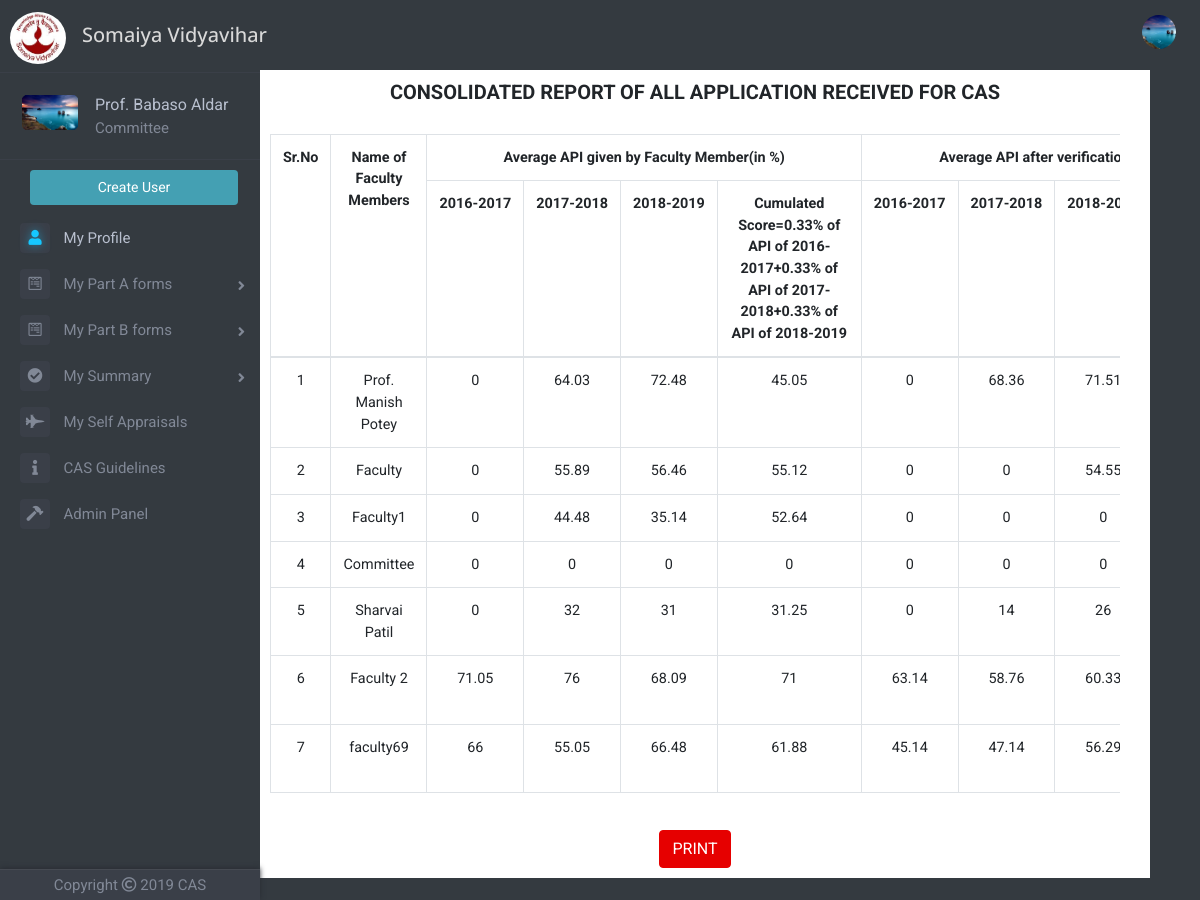
Page /finalsummary.php (signed in) on the committed database.
### tables this page shows
CREATE TABLE `faculty_table` (
  `id` int(11) NOT NULL,
  `faculty_name` varchar(100) NOT NULL,
  `email` varchar(50) NOT NULL,
  `password` varchar(256) NOT NULL,
  `date_of_joining` date NOT NULL,
  `department` varchar(50) NOT NULL,
  `profilePicLocation` varchar(100) NOT NULL DEFAULT 'defaults/default_userprofile_pic.png',
  `faculty` int(11) NOT NULL,
  `hod` int(11) NOT NULL,
  `committee` int(11) NOT NULL,
  `principal` int(11) NOT NULL,
  `admin` int(11) NOT NULL
);

CREATE TABLE `summary_table` (
  `id` int(11) NOT NULL,
  `year` int(11) NOT NULL,
  `facultyId` int(11) NOT NULL,
  `selfPP` float NOT NULL,
  `selfA` float NOT NULL,
  `selfB` float NOT NULL,
  `self_avgpi` float NOT NULL,
  `hodPP` float NOT NULL,
  `hodA` float NOT NULL,
  `hodB` float NOT NULL,
  `hod_avgpi` float NOT NULL,
  `committeePP` float NOT NULL,
  `committeeA` float NOT NULL,
  `committeeB` float NOT NULL,
  `committee_avgpi` float NOT NULL,
  `hodremarksA` varchar(200) NOT NULL,
  `hodremarksBcat1` varchar(200) NOT NULL,
  `hodremarksBcat2` varchar(200) NOT NULL,
  `hodremarksBcat3` varchar(200) NOT NULL,
  `hodremarksBcat4` varchar(200) NOT NULL,
  `hodremarksavgpi` varchar(200) NOT NULL,
  `hodremarkscum` varchar(200) NOT NULL,
  `committeeremarksA` varchar(200) NOT NULL,
  `committeeremarksBcat1` varchar(200) NOT NULL,
  `committeeremarksBcat2` varchar(200) NOT NULL,
  `committeeremarksBcat3` varchar(200) NOT NULL,
  `committeeremarksBcat4` varchar(200) NOT NULL,
  `committeeremarksavgpi` varchar(200) NOT NULL,
  `committeeremarkscum` varchar(200) NOT NULL,
  `final_recomm` varchar(200) NOT NULL
);

### finalsummary.php (the view, shortened to what this page needs)
<?php
include 'dbh.php';
$viewerId=mysqli_real_escape_string($conn,$_SESSION['id']);
$sqlx="SELECT profilePicLocation, hod, committee FROM faculty_table WHERE id='$viewerId'";
$resultx=mysqli_query($conn,$sqlx);
$rowx=mysqli_fetch_assoc($resultx);
$profilePicLocation=$rowx['profilePicLocation'];
include 'top.php';
include 'left-nav.php';
?>
<div class="container">
    <div class="row justify-content-center">
    	<div class="col offset-md-2 parta" id="summary-container">
	    	<header>
	    		<h2 class="heading"><b>CONSOLIDATED REPORT OF ALL APPLICATION RECEIVED FOR CAS</b></h2><br>
	    	</header>
	    	<div class="container">
				<div class="row clearfix">
					<div class="col-md-12 column">
						<div class="admin-table">
						<table class="table table-bordered table-hover" id="tab-summary">
							<tr>
								<th class="text-center" rowspan="2">Sr.No</th>
								<th class="text-center" rowspan="2">Name of Faculty Members</th>
								<th class="text-center" colspan="4">Average API given by Faculty Member(in %)</th>
								<th class="text-center" colspan="4">Average API after verification by HOD(in %)</th>
							</tr>
							<tr>
								<th><?php echo $previousyear-2; ?>-<?php echo $previousyear-1; ?></th>
								<th><?php echo $previousyear-1; ?>-<?php echo $previousyear; ?></th>
								<th><?php echo $previousyear; ?>-<?php echo $currentyear; ?></th>
								<th>Cumulated Score=0.33% of API of <?php echo $previousyear-2; ?>-<?php echo $previousyear-1; ?>+0.33% of API of <?php echo $previousyear-1; ?>-<?php echo $previousyear; ?>+0.33% of API of <?php echo $previousyear; ?>-<?php echo $currentyear; ?></th>
								<th><?php echo $previousyear-2; ?>-<?php echo $previousyear-1; ?></th>
								<th><?php echo $previousyear-1; ?>-<?php echo $previousyear; ?></th>
								<th><?php echo $previousyear; ?>-<?php echo $currentyear; ?></th>
							</tr>
							<tbody>
								<?php
								$sql="SELECT facultyId, selfPP, selfA, selfB, self_avgpi, hodPP, hodA, hodB, hod_avgpi, committeePP, committeeA, committeeB, committee_avgpi, final_recomm FROM summary_table WHERE year='$currentyear'";
								$result=mysqli_query($conn, $sql);
								if(mysqli_num_rows($result)>0)
								{
									$counter=1;
									while($row=mysqli_fetch_assoc($result))
									{
										$facultyId=mysqli_real_escape_string($conn, $row['facultyId']);
										$sqln="SELECT faculty_name FROM faculty_table WHERE id='$facultyId'";
										$resultn=mysqli_query($conn, $sqln);
										$rown=mysqli_fetch_assoc($resultn);
										$faculty_name=$rown['faculty_name'];
										?>
										<tr>
											<td><?php echo $counter; ?></td>
											<td><?php echo $faculty_name; ?></td>
											<td><?php echo $row['selfPP']; ?></td>
											<td><?php echo $row['selfA']; ?></td>
											<td><?php echo $row['selfB']; ?></td>
											<td><?php echo $row['self_avgpi']; ?></td>
											<td><?php echo $row['hodPP']; ?></td>
											<td><?php echo $row['hodA']; ?></td>
											<td><?php echo $row['hodB']; ?></td>
										</tr>
										<?php
										$counter+=1;
									}
								}
								else
								{
									?>
									<td colspan="12"><p class="text-center">No results</p></td>
									<?php
								}
								?>
							</tbody>
						</table>
						</div>
					</div>
				</div>
			</div>
			<br>
			<button type="button" class="btn btn-success" onclick="myFunction()" id="fs-print-form" data-toggle="tooltip" data-placement="bottom" style="background-color: #e60000;border: 1px solid #e60000;margin-bottom: 10px">
	  			PRINT
			</button>
	    </div>
	</div>
	<br>
</div>
</body>
</html>

### top.php (shortened to what this page needs)
<!DOCTYPE html>
<html>
<head>
	<link rel="stylesheet" href="https://maxcdn.bootstrapcdn.com/bootstrap/4.1.3/css/bootstrap.min.css">
	<link href="https://stackpath.bootstrapcdn.com/font-awesome/4.7.0/css/font-awesome.min.css" rel="stylesheet">
	<link href="//netdna.bootstrapcdn.com/font-awesome/4.1.0/css/font-awesome.min.css" rel="stylesheet">
	<link rel="stylesheet" type="text/css" href="Frontend/global.css">
	<link rel="stylesheet" href="https://cdnjs.cloudflare.com/ajax/libs/animate.css/3.7.0/animate.min.css">
	<link rel="stylesheet" href="https://use.fontawesome.com/releases/v5.6.3/css/all.css">
</head>
<body>
		<nav class="navbar navbar-expand-lg sticky-top navbar-dark bg-dark" style="height: 50px">
	  	<a class="navbar-brand" href="index.php"><img src="img\logo1.jpg" style="width: 56px;height: 52px;margin-left: -6px;border-radius: 50%;margin-top: 26px"></a>
	  	<h3 class="text-left index-h1" style="font-size: 20px;margin-top: 27px">Somaiya Vidyavihar</h3>
	  	<div class="collapse navbar-collapse" id="navbarSupportedContent">
		    <ul class="navbar-nav ml-auto">
		      	<?php
		      	if(!isset($_SESSION['id']))
		      	{
			      	?>
			      	<li class="nav-item">
			        	<a class="nav-link" href="index.php">Sign Up | Sign In</a>
			      	</li>
			      	<?php
			    }
			    else
			    {
			    	?>
			      	<li class="nav-item dropdown">
				        <img class="nav-link dropdown-toggle" src="<?php echo $profilePicLocation; ?>" width="50px" height="50px" style="overflow: hidden;border-radius: 50%;display:block;margin:0 auto;object-fit: cover;cursor: pointer;margin-top: 13px" id="navbarDropdown" role="button" data-toggle="dropdown" aria-haspopup="true" aria-expanded="false">
			      	</li>
			      	<?php
		      	}
		      	?>
		    </ul>
	  	</div>
	</nav>

### left-nav.php (shortened to what this page needs)
<?php
$uid=mysqli_real_escape_string($conn,$_SESSION['id']);
$sqlp="SELECT profilePicLocation, faculty_name, admin, hod, committee FROM faculty_table WHERE id='$uid'";
$resultp=mysqli_query($conn,$sqlp);
$rowp=mysqli_fetch_assoc($resultp);
$profilePicLocation=$rowp['profilePicLocation'];
$faculty_name=$rowp['faculty_name'];
$committee=$rowp['committee'];
$admin=$rowp['admin'];
?>
<div class="page-wrapper chiller-theme toggled">
	<nav id="sidebar" class="sidebar-wrapper sm-hidden">
		<div class="sidebar-content">
			<div class="sidebar-brand">
				<div id="close-sidebar">
				</div>
			</div><br>
			<div class="sidebar-header">
				<div class="user-pic">
					<img class="img-responsive img-rounded" src="<?php echo $profilePicLocation; ?>"
						alt="User picture">
				</div>
				<div class="user-info">
					<span class="user-name" style="font-size: 16px">
						<?php echo $faculty_name; ?>
					</span>
				 		<?php
				 	if($committee==1)
					{
						?>
						<span class="user-role" style="font-size: 15px">Committee</span>
				 		<?php
				 	}
				 	?>
				</div>
			</div>
			<?php
			$currentyear=date("Y");
			$previousyear=$currentyear-1;
			?>
			<div class="sidebar-menu">
				<ul>
					<?php
					if($admin==1)
					{
						?>
							<a href="createuser.php"><input type="submit" name="submit" value="Create User" class="btn create-user-admin" /></a>
						<?php
					}
					?>
					<li class="sidebar-dropdown active">
						<a href="userprofile.php">
							<i class="fas fa-user" style="font-size: 15px"></i>
							<span style="font-size: 15px">My Profile</span>
						</a>
					</li>
					<li class="sidebar-dropdown dropdown-arrow">
						<a>
							<i class="fab fa-wpforms" style="font-size: 15px"></i>
							<span style="font-size: 15px;cursor:pointer">My Part A forms</span>
						</a>
					</li>
					<li class="sidebar-dropdown dropdown-arrow">
						<a>
							<i class="fab fa-wpforms" style="font-size: 15px"></i>
							<span style="font-size: 15px;cursor:pointer">My Part B forms</span>
						</a>
					</li>
					<li class="sidebar-dropdown dropdown-arrow">
						<a>
							<i class="fa fa-check-circle" aria-hidden="true" style="font-size: 15px"></i>
							<span style="font-size: 15px;cursor:pointer">My Summary</span>
						</a>
					</li>
					<li class="sidebar-dropdown">
						<a href="self-appraisals.php?id=<?php echo $_SESSION['id']; ?>">
							<i class="fas fa-fighter-jet" style="font-size: 15px"></i>
							<span style="font-size: 15px">My Self Appraisals</span>
						</a>
					</li>
					<li class="sidebar-dropdown">
						<a href="guidelines.php">
							<i class="fas fa-info" style="font-size: 15px"></i>
							<span style="font-size: 15px">CAS Guidelines</span>
						</a>
					</li>
					<?php
					if($admin==1)
					{
						?>
						<li class="sidebar-dropdown">
							<a href="adminpanel.php">
								<i class="fas fa-hammer" style="font-size: 15px"></i>
								<span style="font-size: 15px">Admin Panel</span>
							</a>
						</li>
						<?php
					}
					?>
				</ul>
			</div>
		</div>
		<div class="sidebar-footer">
			<a>
				<p style="font-size: 15px">Copyright  <i class="far fa-copyright"></i>  <?php echo $currentyear; ?>  CAS</p>
			</a>
		</div>
	</nav>

### rows in the picture
faculty_table: profilePicLocation (picture), faculty_name "Prof. Babaso Aldar"
summary_table: faculty_table.faculty_name "Prof. Manish Potey", selfPP "0", selfA "64.03", selfB "72.48", self_avgpi "45.05", hodPP "0", hodA "68.36", hodB "71.51"
summary_table: faculty_table.faculty_name "Faculty", selfPP "0", selfA "55.89", selfB "56.46", self_avgpi "55.12", hodPP "0", hodA "0", hodB "54.55"
summary_table: faculty_table.faculty_name "Faculty1", selfPP "0", selfA "44.48", selfB "35.14", self_avgpi "52.64", hodPP "0", hodA "0", hodB "0"
summary_table: faculty_table.faculty_name "Committee", selfPP "0", selfA "0", selfB "0", self_avgpi "0", hodPP "0", hodA "0", hodB "0"
summary_table: faculty_table.faculty_name "Sharvai Patil", selfPP "0", selfA "32", selfB "31", self_avgpi "31.25", hodPP "0", hodA "14", hodB "26"
summary_table: faculty_table.faculty_name "Faculty 2", selfPP "71.05", selfA "76", selfB "68.09", self_avgpi "71", hodPP "63.14", hodA "58.76", hodB "60.33"
summary_table: faculty_table.faculty_name "faculty69", selfPP "66", selfA "55.05", selfB "66.48", self_avgpi "61.88", hodPP "45.14", hodA "47.14", hodB "56.29"

### other values in the picture
$currentyear "2019"
$previousyear-2 "2016"
$previousyear-1 "2017"
$previousyear "2018"
